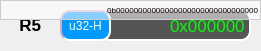
     <widget class="QWidget" name="widget_5" native="true">
      <property name="geometry">
       <rect>
        <x>0</x>
        <y>280</y>
        <width>261</width>
        <height>51</height>
       </rect>
      </property>
      <widget class="QLineEdit" name="DataEdit_r5">
       <property name="geometry">
        <rect>
         <x>100</x>
         <y>10</y>
         <width>151</width>
         <height>31</height>
        </rect>
       </property>
       <property name="font">
        <font>
         <pointsize>13</pointsize>
         <weight>50</weight>
         <bold>false</bold>
        </font>
       </property>
       <property name="styleSheet">
        <string notr="true">QLineEdit{
	background-color:#555555;
	border:2px inset #ccaacc;
	border-radius:10px;
	color:rgb(0,255,0);
}</string>
       </property>
       <property name="text">
        <string>0x000000</string>
       </property>
       <property name="alignment">
        <set>Qt::AlignRight|Qt::AlignTrailing|Qt::AlignVCenter</set>
       </property>
       <property name="readOnly">
        <bool>true</bool>
       </property>
      </widget>
      <widget class="QLabel" name="label_5">
       <property name="geometry">
        <rect>
         <x>10</x>
         <y>14</y>
         <width>51</width>
         <height>21</height>
        </rect>
       </property>
       <property name="font">
        <font>
         <pointsize>13</pointsize>
         <weight>75</weight>
         <bold>true</bold>
        </font>
       </property>
       <property name="layoutDirection">
        <enum>Qt::LeftToRight</enum>
       </property>
       <property name="text">
        <string>  R5</string>
       </property>
      </widget>
      <widget class="QPushButton" name="NumSysSetButton_r5">
       <property name="geometry">
        <rect>
         <x>60</x>
         <y>10</y>
         <width>51</width>
         <height>31</height>
        </rect>
       </property>
       <property name="styleSheet">
        <string notr="true">QPushButton{
	background-color:#0099ff;
	border:2px inset #ccaacc;
	border-radius:10px;
	color:rgb(255,255,255);
}

QPushButton::hover{
	background-color:#0033ff;
	border:2px inset #0077ff;
	border-radius:1px;
	color:rgb(200,200,200);
}
QPushButton::pressed{
	border:2px inset #ffffff;
	border-radius:1px;
}</string>
       </property>
       <property name="text">
        <string>u32-H</string>
       </property>
      </widget>
      <widget class="QLabel" name="RegPrompt_r5">
       <property name="geometry">
        <rect>
         <x>0</x>
         <y>0</y>
         <width>261</width>
         <height>20</height>
        </rect>
       </property>
       <property name="font">
        <font>
         <pointsize>6</pointsize>
        </font>
       </property>
       <property name="styleSheet">
        <string notr="true">QWidget{
	background-color:#88ffffff;
    border:1px solid #cccccc;
	border-radius:20px;
}</string>
       </property>
       <property name="text">
        <string>0b00000000000000000000000000000000</string>
       </property>
       <property name="alignment">
        <set>Qt::AlignRight|Qt::AlignTrailing|Qt::AlignVCenter</set>
       </property>
      </widget>
     </widget>
